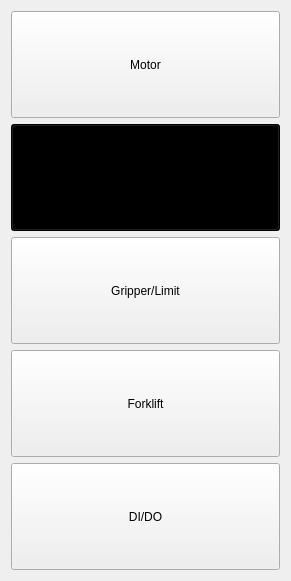
          <widget class="QWidget" name="ListOptionsWidget" native="true">
           <property name="geometry">
            <rect>
             <x>10</x>
             <y>100</y>
             <width>291</width>
             <height>581</height>
            </rect>
           </property>
           <property name="sizePolicy">
            <sizepolicy hsizetype="Preferred" vsizetype="Preferred">
             <horstretch>0</horstretch>
             <verstretch>0</verstretch>
            </sizepolicy>
           </property>
           <layout class="QVBoxLayout" name="verticalLayout_5">
            <item>
             <widget class="QPushButton" name="MotorOption">
              <property name="sizePolicy">
               <sizepolicy hsizetype="Minimum" vsizetype="Preferred">
                <horstretch>0</horstretch>
                <verstretch>0</verstretch>
               </sizepolicy>
              </property>
              <property name="styleSheet">
               <string notr="true"/>
              </property>
              <property name="text">
               <string>Motor</string>
              </property>
             </widget>
            </item>
            <item>
             <widget class="QPushButton" name="VisionOption">
              <property name="sizePolicy">
               <sizepolicy hsizetype="Minimum" vsizetype="Preferred">
                <horstretch>0</horstretch>
                <verstretch>0</verstretch>
               </sizepolicy>
              </property>
              <property name="styleSheet">
               <string notr="true">background-color: #000000;</string>
              </property>
              <property name="text">
               <string>Vision</string>
              </property>
             </widget>
            </item>
            <item>
             <widget class="QPushButton" name="GripperOption">
              <property name="sizePolicy">
               <sizepolicy hsizetype="Minimum" vsizetype="Preferred">
                <horstretch>0</horstretch>
                <verstretch>0</verstretch>
               </sizepolicy>
              </property>
              <property name="styleSheet">
               <string notr="true"/>
              </property>
              <property name="text">
               <string>Gripper/Limit</string>
              </property>
             </widget>
            </item>
            <item>
             <widget class="QPushButton" name="ForkliftOption">
              <property name="sizePolicy">
               <sizepolicy hsizetype="Minimum" vsizetype="Preferred">
                <horstretch>0</horstretch>
                <verstretch>0</verstretch>
               </sizepolicy>
              </property>
              <property name="styleSheet">
               <string notr="true"/>
              </property>
              <property name="text">
               <string>Forklift</string>
              </property>
             </widget>
            </item>
            <item>
             <widget class="QPushButton" name="DIDOOption">
              <property name="sizePolicy">
               <sizepolicy hsizetype="Minimum" vsizetype="Preferred">
                <horstretch>0</horstretch>
                <verstretch>0</verstretch>
               </sizepolicy>
              </property>
              <property name="styleSheet">
               <string notr="true"/>
              </property>
              <property name="text">
               <string>DI/DO</string>
              </property>
             </widget>
            </item>
           </layout>
          </widget>
